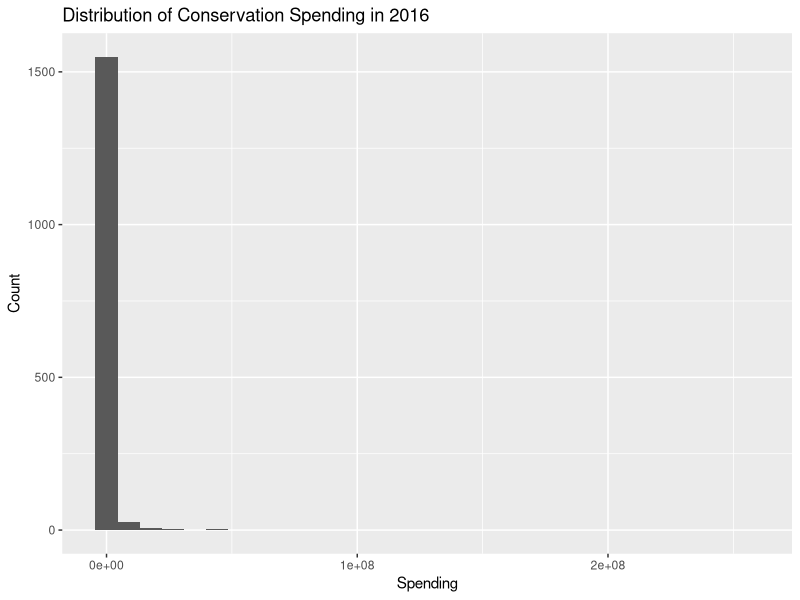

Write R code to recreate this figure.
## ---- chunk 1
library(knitr)
library(ggplot2)
## ---- chunk 2
tab <- cbind(Name=c("speciesid", "speciesname", "taxon", "conservation status", "listed"), Description = c("unique ID", "scientific name", "Species group", "Conservation status in North America, according to   [NatureServe](https://www.natureserve.org/conservation-tools/conservation-rank-calculator): 1 = Critically Imperiled; 2 = Imperiled; 3 = Vulnerable; 4 = Apparently Secure; 5 = Secure; UNK = Unknown; Prob. Extinct = Probably Extinct; Extinct", "Is the species listed as threatened or endangered under the US Endangered Species Act: 0 = No; 1 = Yes"))

knitr::kable(tab, caption ='Table 1. Variables in "consevationdata.csv"' )
## ---- chunk 3
conservation_data <- read.csv("conservationdata.csv")
## ---- chunk 4
endangered_list <- table(conservation_data$listed)
##used table function to find number of zeros in listed column

total_fraction_listed <- 1617/53658
##divided number of ones in column by total number of species 

endangered_list_alt <- mean(conservation_data$listed)
##alternatively used mean function to find fraction because listed column uses 0's and 1's so when added together, only 1's add together
endangered_list_alt
## ---- chunk 5
##find absolute number
counts <- table (conservation_data$taxon)
##use data.frame find taxon groups and then bumber in each group and then fractions
taxon_summary <- data.frame(
  taxon_group = names(counts),
  number_of_species = as.vector(counts),
  fraction_of_total = as.vector(counts) / nrow(conservation_data)
)
taxon_summary

## ---- chunk 6
spending <- read.csv("spendingdata.csv")
## ---- chunk 7
spending_2016 <- spending[spending$Year == 2016, ]
##make a data set with all the spending from only 2026

ggplot(spending_2016, aes(x = spending)) +
  geom_histogram(bins = 30) +
  labs(
    title = "Distribution of Conservation Spending in 2016",
    x = "Spending",
    y = "Count"
  )
##make a ggplot histogram to show a distrubutiion of data
## ---- chunk 8
##use decreasing = true to find the outliers
tops_3 <- spending_2016$speciesid[
  order(spending_2016$spending, decreasing = TRUE)[1:3]
]
## ---- chunk 9
#use common clumn name to merge
merged_data <- merge(
  spending,
  conservation_data,
  by = "speciesid"
)

##refind the 'top 3' from new merdged data set
top_3 <- subset(merged_data, Year == 2016)
top_3 <- top_3[order(-top_3$spending), ][1:3, ] 

##print the species name of 'top 3'
top_3$speciesname

## ---- chunk 10
## use subset to remove rows with spending =0
merged_data <- subset(merged_data, spending != 0)

##creat a new row withe th elogarithm of each spending year
merged_data$logspending <- log(merged_data$spending)

## ---- chunk 11
mod <- lm(logspending~taxon, data = merged_data)
sum_mod<-summary(mod)
sum_mod$coefficients
